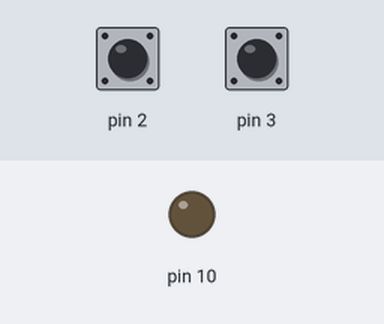
Simulated run of this sketch. Board: Arduino Uno, built with avr-gcc and run on an emulated ATmega328P. On the bench: output pins drawn as LEDs (lit = HIGH). Dashed ring = blinking. Inputs (shaded band) come from the test bench; at power-on: pin 3 HIGH, pin 2 HIGH.

Above: at 1.2 s.
1.3 s: pin 3 pulled LOW for 0.15 s
At 1.55 s:
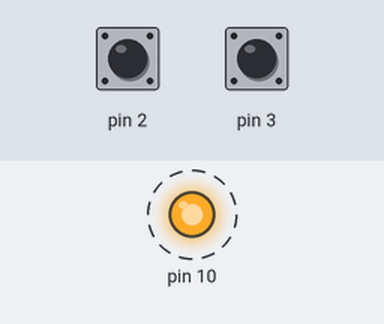
4.3 s: pin 3 pulled LOW for 3.2 s
At 8.8 s:
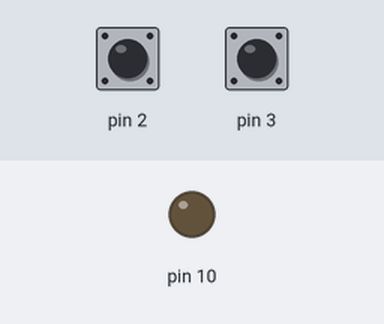
9.0 s: pin 2 pulled LOW for 3.2 s
At 9.4 s:
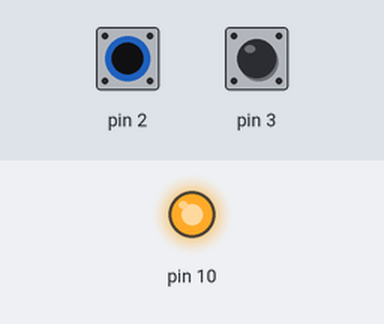
Timing chart, 0 to 14.0 s (numbered marks = the images above; inputs shaded):
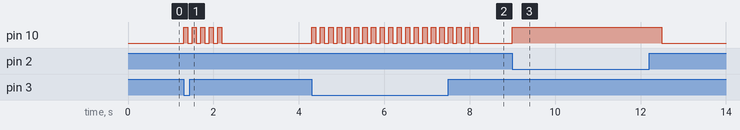

The sketch:

Blink_Follower.ino
```cpp
int clicks = 0;

void setup() {
  // put your setup code here, to run once:
pinMode(2,INPUT_PULLUP);
pinMode(3,INPUT_PULLUP);
pinMode(10,OUTPUT);
}

void loop() {
  // put your main code here, to run repeatedly:
  int pusshed = digitalRead(2);
  int startCount = digitalRead(3);
  if(pusshed == LOW ){
    digitalWrite(10,HIGH);
      clicks +=1;
      delay(500);
    }
    else{
       digitalWrite(10,LOW);
      }
  if(startCount == LOW )
  {
    if(clicks > 0)
    {
      for(int i = 0; i < clicks; i++)
      {
        digitalWrite(10,HIGH);
        delay(500);
        digitalWrite(10,LOW);
        delay(200);
      }
    clicks = 0;
     }
   else
   {
     for(int i = 0; i < 5; i++)
      {
        digitalWrite(10,HIGH);
        delay(100);
        digitalWrite(10,LOW);
        delay(100);
      }
    }
  }

}
```

Measured:
- after the input at 1.3 s, pin 10: alternates HIGH for 0.10 s and LOW for 0.10 s, 10 changes in all, then stays LOW, starting at once
- after the input at 4.3 s, pin 10: alternates HIGH for 0.10 s and LOW for 0.10 s, 40 changes in all, then stays LOW, starting at once
- after the input at 9.0 s, pin 10: LOW → HIGH at once, → LOW 3.5 s later
